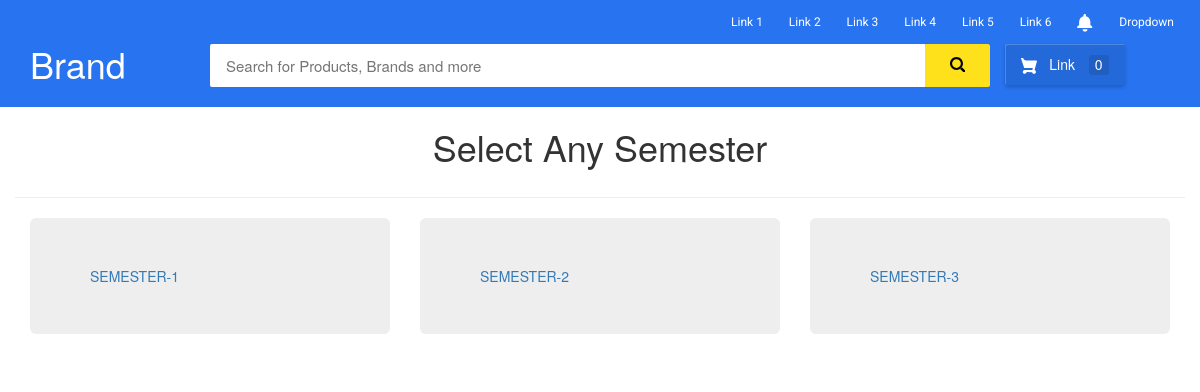
The page /bank/semester/1 on the database as committed earlier.
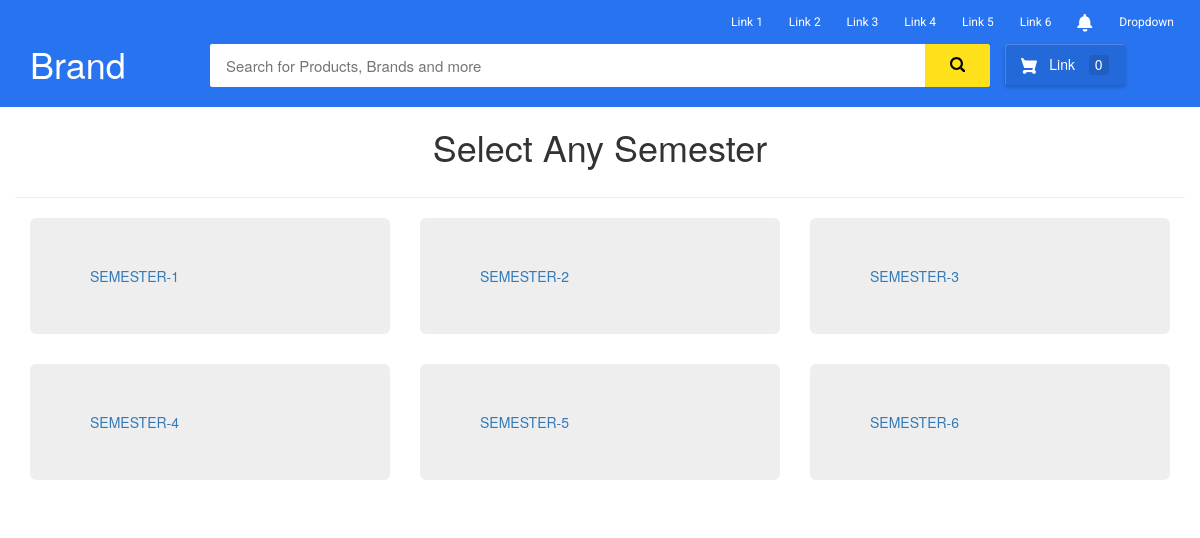
The same page on the database as committed later.
### bank/models.py (models this page shows, shortened)
class Semester(models.Model):
    semester_name = models.CharField(max_length=30)

### bank/views.py (the view)
def show_sem(request):
    semester_views = Semester.objects.all()
    return render(request, 'bank/semester.html', {'semester_views': semester_views})

### bank/templates/bank/semester.html (shortened to what this page needs)
{% extends "bank/base.html" %} {% block body %}
<div class="container">
    <center>
        <h1>Select Any Semester</h1></center>
    <div class="row">
        <hr> {% for sem in semester_views %}
        <div class="col-md-4">
            <div class="jumbotron">
                    <div>
                        <a href="/{{branch.id}}/{{sem.id}}">{{sem.semester_name}}</a>
                    </div>
            </div>
        </div>
        {% endfor %}
    </div>
</div>
{% endblock body %}

Rows that differ between the two databases and show on the page:
added Semester: semester_name "SEMESTER-4"
added Semester: semester_name "SEMESTER-5"
added Semester: semester_name "SEMESTER-6"
